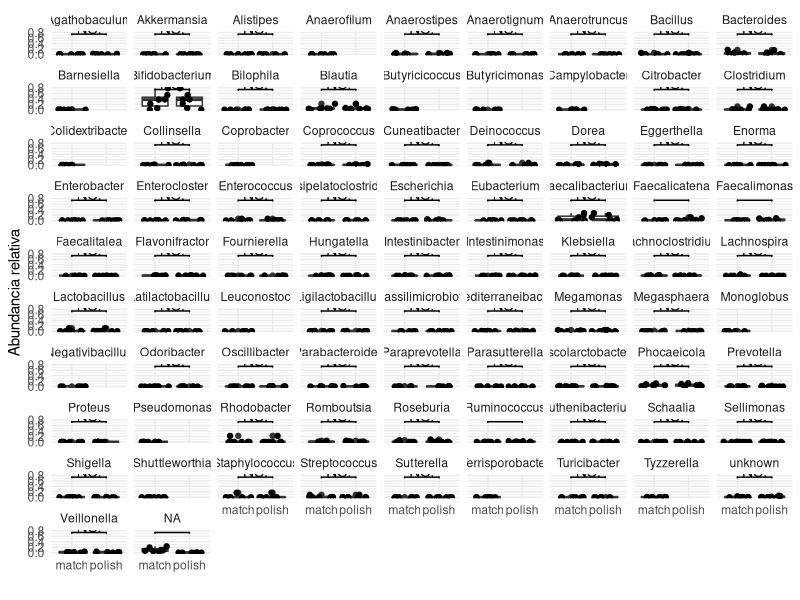
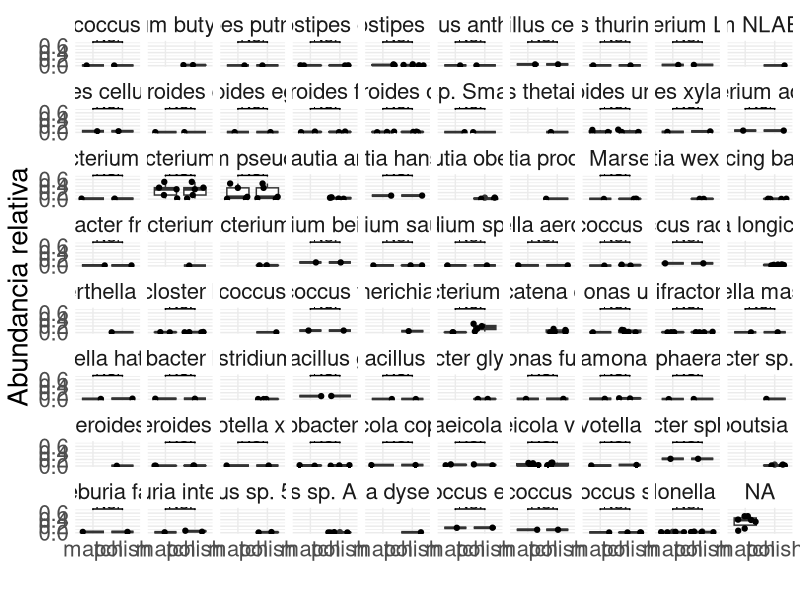
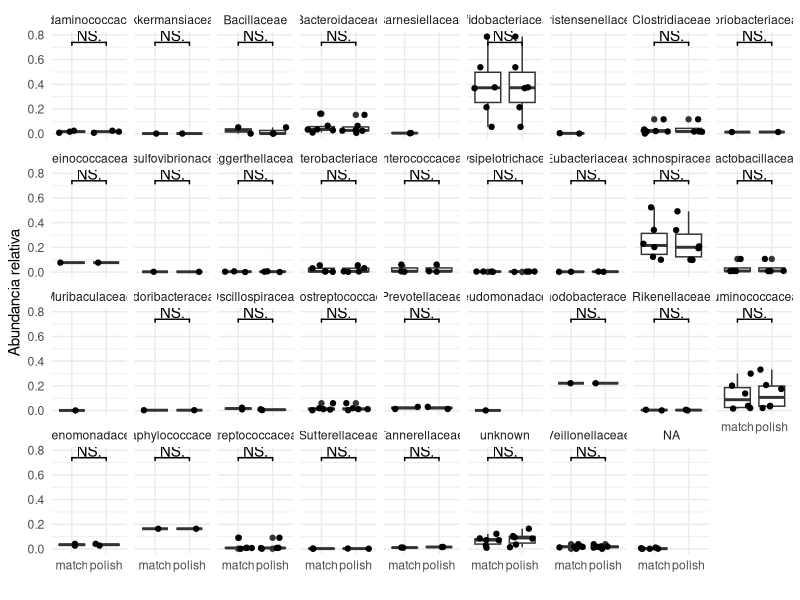
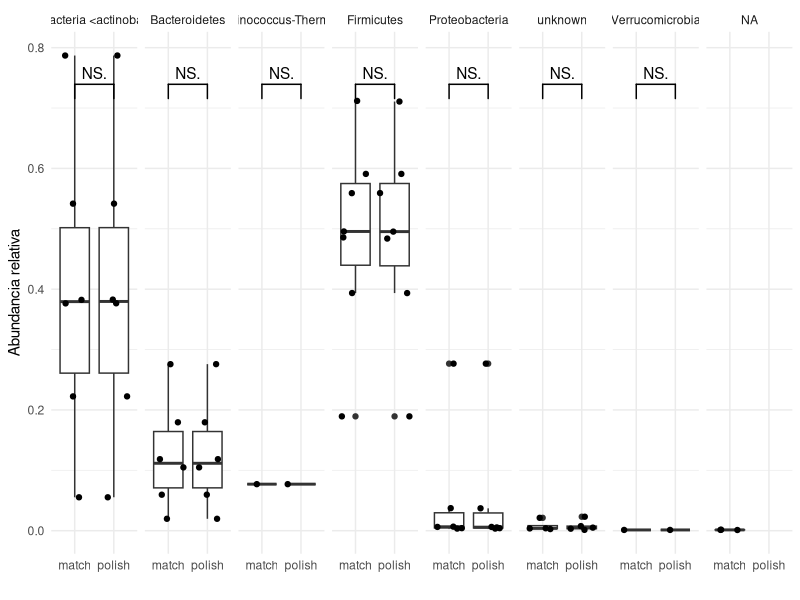
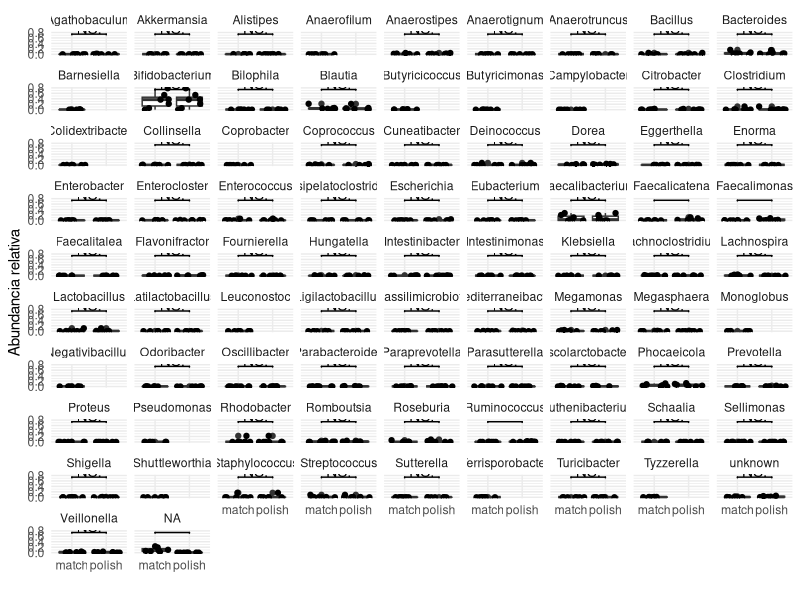

Write the R code that produced these figures, in order.
library(dplyr)
library(stringr)
library(ggplot2)
library(ggsignif)

setwd("./")

match <- read.table("matched_abundance_tab.tsv", sep = "\t", header = T)
polished <- read.table("polished_abundance_tab.tsv", sep = "\t", header = T)

head(match)
m <- match %>% group_by(id, Genus) %>%
  summarise(sum = sum(Abundance))
m$type <- c("match")

p <- polished %>% group_by(id, Genus) %>%
  summarise(sum = sum(Abundance))
p$type <- c("polish")

tab <- as.data.frame(rbind(m, p))
tab <- tab[order(tab$sum, decreasing = T),]

m2 <- m %>% filter(sum > 0.001)
p2 <- p %>% filter(sum > 0.001)

tab <- as.data.frame(rbind(m, p))

p <- ggplot(tab, aes(x=type, y=sum)) + 
  geom_boxplot() +
  facet_wrap(~Genus, nrow = 10, ncol = 9)+
  geom_signif(comparisons = list(c("match", "polish")), test= "wilcox.test", map_signif_level = T, y_position = c(0.7)) +
  theme_minimal()+
  ylab("Abundancia relativa") +
  geom_jitter() +
  xlab("")
p

png("genus_assess.png", res = 600, height = 40, width = 45, units = "cm")
p
dev.off()


#################################################

m <- match %>% group_by(id, Species) %>%
  summarise(sum = sum(Abundance))
m$type <- c("match")

p <- polished %>% group_by(id, Species) %>%
  summarise(sum = sum(Abundance))
p$type <- c("polish")

m2 <- m %>% filter(sum > 0.005)
p2 <- p %>% filter(sum > 0.005)

tab <- as.data.frame(rbind(m2, p2))

shapiro.test(tab$sum)

p <- ggplot(tab, aes(x=type, y=sum)) + 
  geom_boxplot() +
  facet_wrap(~Species, nrow = 10, ncol = 10)+
  geom_signif(comparisons = list(c("match", "polish")), test= "wilcox.test", map_signif_level = T, y_position = c(0.7)) +
  theme_minimal()+
  theme(text = element_text(size = 20)) +
  ylab("Abundancia relativa") +
  geom_jitter() +
  xlab("")
p

#################################################

m <- match %>% group_by(id, Family) %>%
  summarise(sum = sum(Abundance))
m$type <- c("match")

p <- polished %>% group_by(id, Family) %>%
  summarise(sum = sum(Abundance))
p$type <- c("polish")

m2 <- m %>% filter(sum > 0.001)
p2 <- p %>% filter(sum > 0.001)

tab <- as.data.frame(rbind(m2, p2))


shapiro.test(tab$sum)

p <- ggplot(tab, aes(x=type, y=sum)) + 
  geom_boxplot() +
  facet_wrap(~Family, nrow = 10, ncol = 9)+
  geom_signif(comparisons = list(c("match", "polish")), test= "wilcox.test", map_signif_level = T, y_position = c(0.7)) +
  theme_minimal()+
  ylab("Abundancia relativa") +
  geom_jitter() +
  xlab("")
p

#####################################################

m <- match %>% group_by(id,Phylum) %>%
  summarise(sum = sum(Abundance))
m$type <- c("match")

p <- polished %>% group_by(id, Phylum) %>%
  summarise(sum = sum(Abundance))
p$type <- c("polish")

tab <- as.data.frame(rbind(m, p))
tab <- tab[order(tab$sum, decreasing = T),]

m2 <- m %>% filter(sum > 0.001)
p2 <- p %>% filter(sum > 0.001)

tab <- as.data.frame(rbind(m2, p2))
# tab  <- tab  %>% drop_na()

p <- ggplot(tab, aes(x=type, y=sum)) + 
  geom_boxplot() +
  facet_wrap(~Phylum, nrow = 10, ncol = 9)+
  geom_signif(comparisons = list(c("match", "polish")), test= "wilcox.test", map_signif_level = T, y_position = c(0.7)) +
  theme_minimal()+
  ylab("Abundancia relativa") +
  geom_jitter() +
  xlab("")
p
